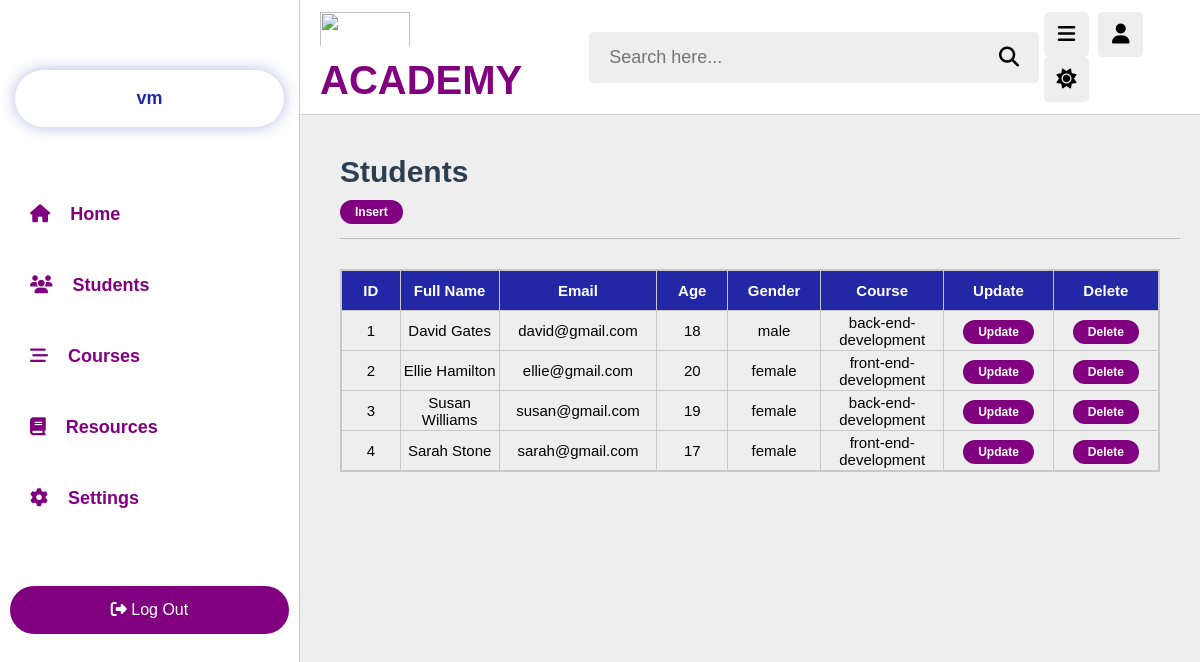
The app's page /students.php (signed in) with its own data.
### tables this page shows
CREATE TABLE `students` (
  `id` int(11) NOT NULL,
  `name` varchar(100) NOT NULL,
  `email` varchar(200) NOT NULL,
  `age` varchar(50) NOT NULL,
  `gender` varchar(50) NOT NULL,
  `course` varchar(50) NOT NULL
);

### students.php (the view, shortened to what this page needs)
<!DOCTYPE html>
<html lang="en">
<head>
    <link rel="stylesheet" href="https://cdnjs.cloudflare.com/ajax/libs/font-awesome/6.4.0/css/all.min.css">
    <link rel="stylesheet" href="admin_style.css">
</head>
<body>
    <?php include 'admin_header.php';?>
    <section class="students">
        <h1 class="heading"> Students
       <div class="insert"> <a href="insert.php" class="insert" name="insertt"> Insert </a> </div>
     </h1>
        <table>
            <thead>
                <th> ID </th>
                <th> Full Name </th>
                <th> Email </th>
                <th> Age </th>
                <th> Gender </th>
                <th> Course </th>
                <th> Update </th>
                <th> Delete </th>
            </thead>
            <tbody>
                <?php
                require 'config.php';
                $query="SELECT * FROM students";
                $result=mysqli_query($conn, $query);
                if(mysqli_num_rows($result)>0){
                   while ($row=mysqli_fetch_assoc($result)) {
                        ?>
                <tr>
                    <td> <?php echo $row ['id'] ?> </td>
                    <td> <?php echo $row ['name'] ?></td>
                    <td> <?php echo $row ['email'] ?> </td>
                    <td> <?php echo $row ['age'] ?> </td>
                    <td> <?php echo $row ['gender'] ?></td>
                    <td> <?php echo $row ['course'] ?></td>
                    <td> <a href="update.php?id=<?php echo $row ['id'] ?>"> Update </a></td>
                    <td> <a href="students.php?id=<?php echo $row ['id'] ?>" onclick="return confirm('Do you want to delete this student?');"> Delete </a></td>
                </tr>
                <?php
                   }
                }
                ?>
            </tbody>
        </table>
    </section>
</body>
</html>

### admin_style.css (style rules this page uses)
:root { --main-color: #8e44ad; --red: #e74c3c; --oragen: #f39c12; --white: #fff; --black: #2c3e50; --light-color: #888; --light-bg: #eee; --border: .1rem solid rgba(0, 0, 0, .2); }
* { font-family: arial; margin: 0; padding: 0; box-sizing: border-box; outline: none; border: none; text-decoration: none; }
html { font-size: 10px; overflow-x: hidden; }
body { padding-bottom: 9rem; background-color: #eee; padding-left: 30rem; }
section { padding: 2rem; margin: 0 auto; max-width: 1200px; }
.heading { font-size: 3rem; color: #2c3e50; text-transform: capitalize; padding-bottom: 1.5rem; margin-top: 2rem; margin-left: 2rem; margin-bottom: 3rem; border-bottom: .1rem solid rgba(0, 0, 0, .2); }
* { margin: 0; padding: 0; box-sizing: border-box; }
body { font-family: sans-serif; font-size: 1.5rem; }
table { display: block; margin-right: 2rem; margin-left: 2rem; }
table, tr, td, th { border: 1px solid rgb(200,200,200); border-collapse: collapse; }
th { width:50rem; height: 3rem; background: #2227a5; color: white; }
td { text-align: center; }
tr { height: 4rem; }
.students a { padding: .5rem 1.5rem; background-color: purple; border-radius: 2rem; color: white; font-weight: 700; font-size: 12px; }

### records on screen
students: id "1", name "David Gates", email "david@gmail.com", age "18", gender "male", course "back-end-development"
students: id "2", name "Ellie Hamilton", email "ellie@gmail.com", age "20", gender "female", course "front-end-development"
students: id "3", name "Susan Williams", email "susan@gmail.com", age "19", gender "female", course "back-end-development"
students: id "4", name "Sarah Stone", email "sarah@gmail.com", age "17", gender "female", course "front-end-development"

### other values on screen
$_SESSION['fullname'] "vm"
